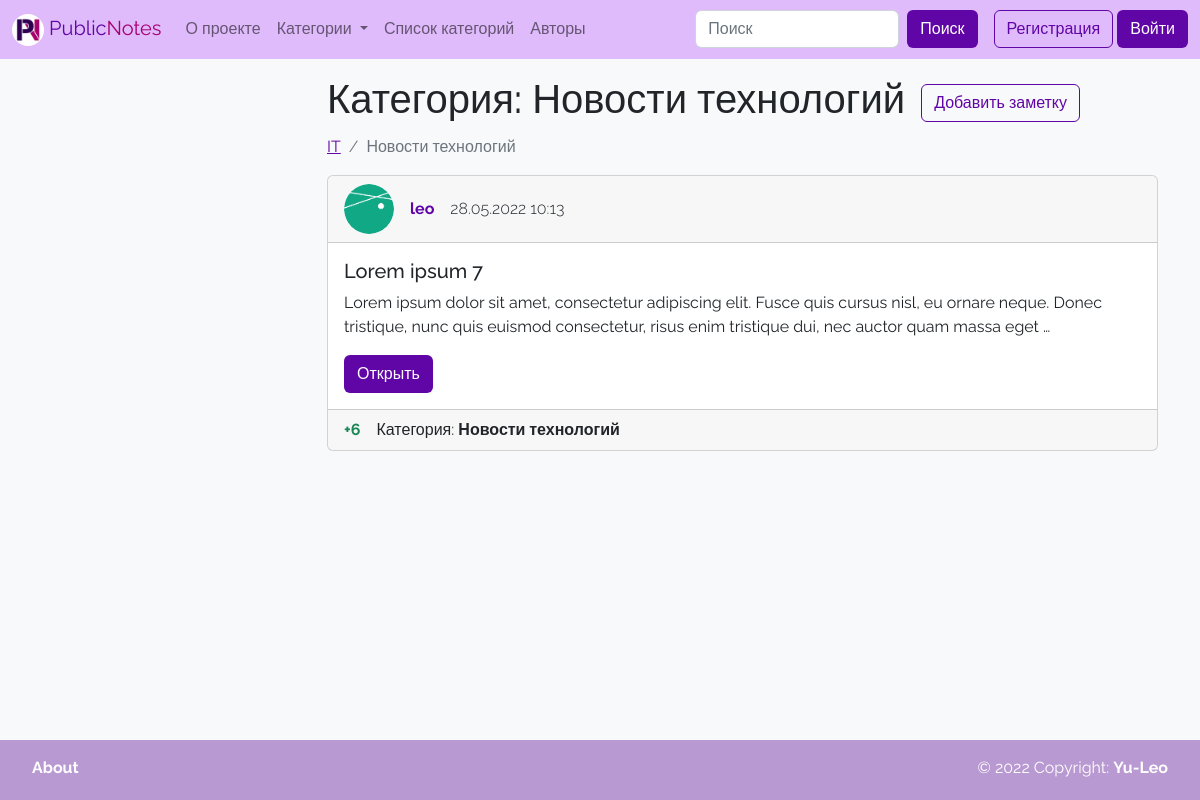
/category/5/, run on an earlier commit of the app's database.
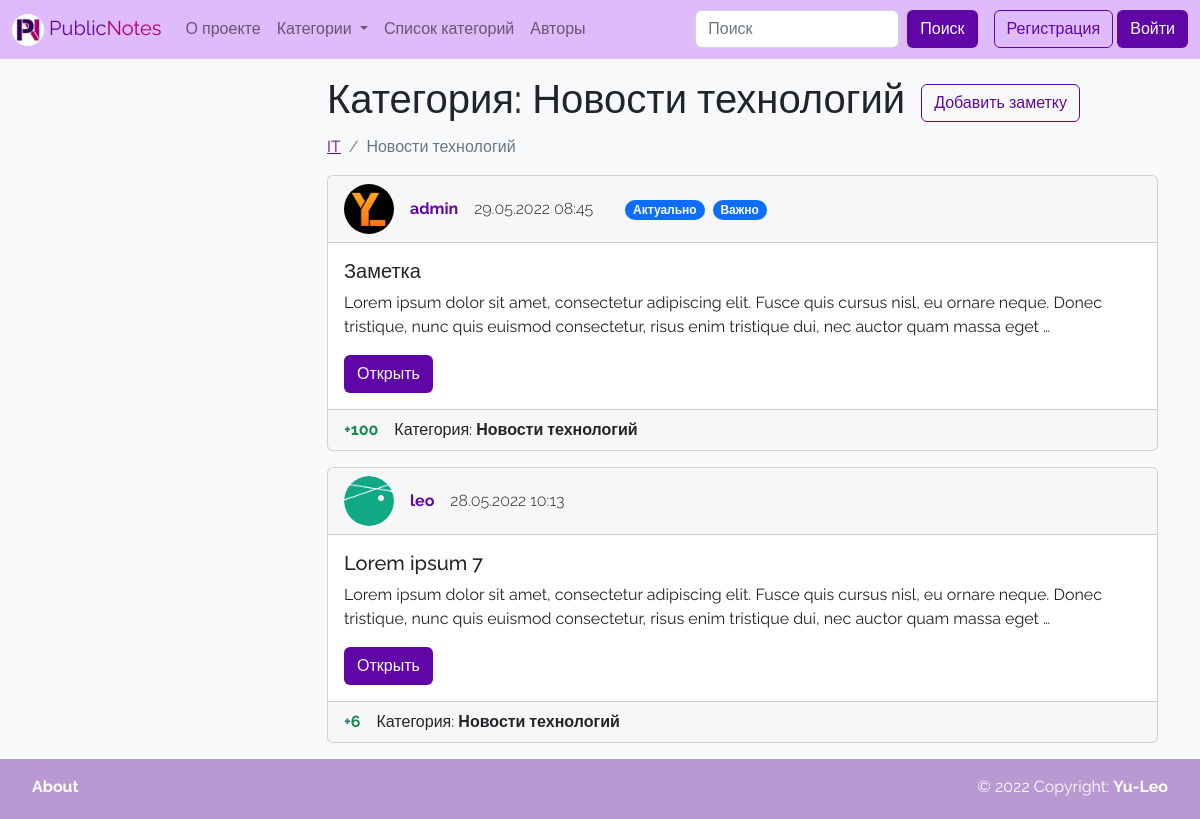
And on a later commit of the database.
### wall/models.py (models this page shows, shortened)
class Category(MPTTModel):
    parent = TreeForeignKey('self', on_delete=models.CASCADE, null=True, blank=True, related_name='children',
                            verbose_name='Родительская категория')
    title = models.CharField(max_length=150, verbose_name='Название', unique=True)
    preview = models.ImageField(upload_to='photos/%Y/%m/%d/', verbose_name='Превью', blank=True)
    def get_absolute_url(self):
        return reverse('category', kwargs={"pk": self.pk})
    class MPTTMeta:
        order_insertion_by = ['title']
    class Meta:
        verbose_name = 'Категория'
        verbose_name_plural = 'Категории'
        ordering = ['title']

class Note(models.Model):
    title = models.CharField(max_length=150, verbose_name='Название')
    content = models.TextField(verbose_name='Текст', blank=True)
    created_at = models.DateTimeField(auto_now_add=True, verbose_name='Дата создания')
    rating = models.IntegerField(verbose_name='Рейтинг', default=0)
    stared = models.BooleanField(verbose_name='Важная', default=False)
    author = models.ForeignKey(
        settings.AUTH_USER_MODEL,
        on_delete=models.CASCADE,
        verbose_name='Автор',
        null=True,
        blank=True,
    )
    category = TreeForeignKey('Category', on_delete=models.SET_NULL, verbose_name='Категория', null=True, blank=True)
    tags = models.ManyToManyField('Tag', blank=True, verbose_name='Теги', related_name='notes')
    def get_absolute_url(self):
        return reverse('note', kwargs={"pk": self.pk})
    class Meta:
        verbose_name = 'Заметка'
        verbose_name_plural = 'Заметки'
        ordering = ['-created_at', 'title']

class User(AbstractUser):
    photo = models.ImageField(upload_to='photos/%Y/%m/%d/', verbose_name='Аватарка', blank=True)
    rating = models.IntegerField(verbose_name='Рейтинг', default=0)
    bio = models.TextField(verbose_name='О себе', blank=True)
    show_email = models.BooleanField(verbose_name='Публичный e-mail', default=False)
    def get_absolute_url(self):
        return reverse('author', kwargs={"pk": self.pk})

class Tag(models.Model):
    title = models.CharField(max_length=50, verbose_name='Название', unique=True)
    def get_absolute_url(self):
        return reverse('tag', kwargs={"pk": self.pk})
    class Meta:
        verbose_name = 'Тег'
        verbose_name_plural = 'Теги'
        ordering = ['title']

### wall/views.py (the view)
# urls.py: path('category/<int:pk>/', views.ViewCategory.as_view(), name='category'),
class ViewCategory(ListView):
    model = models.Category
    template_name = 'wall/category.html'
    allow_empty = True
    paginate_by = 5
    def get_breadcrumb_list(self, category: models.Category):
        breadcrumb_list = []
        while category:
            breadcrumb_list.append(category)
            category = category.parent
        return list(reversed(breadcrumb_list))[:-1]
    def get_context_data(self, *, object_list=None, **kwargs):
        context = super(ViewCategory, self).get_context_data(**kwargs)
        try:
            category = models.Category.objects.get(pk=self.kwargs['pk'])
            context['category'] = category
            context['categories_tree'] = self.get_breadcrumb_list(category)
            context['children'] = category.get_children()
            return context
        except models.Category.DoesNotExist:
            raise Http404()
    def get_queryset(self):
        try:
            return models.Note.objects.filter(category_id=self.kwargs['pk']).select_related('category', 'author')
        except models.Category.DoesNotExist:
            raise Http404()

### wall/templatetags/wall_tags.py (called while the page is built)
@register.simple_tag
def get_categories():
    return models.Category.objects.all()

### wall/templates/wall/category.html (shortened to what this page needs)
{% extends 'base.html' %}
{% block content_title %}
<div class="mb-3">
    <div class="hstack gap-3">
        <div>
            <h1>Категория: {{ category.title }}</h1>
        </div>
        <div>
            <a href="{% url 'add_note' %}?category={{ category.pk }}" class="btn btn-outline-purple">Добавить
                заметку</a>
        </div>
    </div>
    {% if categories_tree %}
    <nav aria-label="breadcrumb" class="mt-1">
        <ol class="breadcrumb">
            {% for item in categories_tree %}
            <li class="breadcrumb-item"><a href="{{ item.get_absolute_url }}" class="text-purple">
                {{ item.title }}</a></li>
            {% endfor %}
            <li class="breadcrumb-item active" aria-current="page">{{ category.title }}</li>
        </ol>
    </nav>
    {% endif %}
</div>
{% endblock %}
{% block content %}
{% include 'wall/inc/_notes_list.html'%}
{% endblock %}

### wall/templates/wall/inc/_notes_list.html (shortened to what this page needs)
{% for item in page_obj %}
<div class="card mb-3">
    <div class="card-header">
        <div class="hstack gap-3">
            <div class="">
                <img src="{% if item.author.photo %}
                {{ item.author.photo.url }}
                {% else %}
                {% load static %}
                {% endif %}" alt="..." width="50" height="50"
                     style="border-radius: 25px;">
            </div>
            <div class="fw-bold">
                {% if item.author %}
                <a href="{{ item.author.get_absolute_url }}" class="text-decoration-none text-purple">
                    {{ item.author.username }}</a>
                {% else %}
                Аноним
                {% endif %}
            </div>
            <div class="fw-light">{{ item.created_at|date:"d.m.Y H:i" }}</div>
            <div class="">
                {% for tag in item.tags.all %}
                <a href="{{ tag.get_absolute_url }}"
                   class="badge rounded-pill text-bg-primary text-decoration-none me-1">
                    {{ tag.title }}</a>
                {% endfor %}
            </div>
        </div>
    </div>
    <div class="card-body" style="transform: rotate(0);">
        <h5 class="card-title">{{ item.title|truncatewords:10 }}</h5>
        <p class="card-text">{{ item.content|truncatewords:30 }}</p>
        <a href="{{ item.get_absolute_url }}" class="btn btn-purple stretched-link">Открыть</a>
    </div>
    <div class="card-footer">
        <div class="hstack gap-3">
            {% if item.rating > 0 %}
            <div class="text-success fw-bold">+{{item.rating}}</div>
            {% elif item.rating < 0 %}
            <div class="text-danger fw-bold">{{item.rating}}</div>
            {% else %}
            <div class="fw-bold">{{item.rating}}</div>
            {% endif %}
            {% if item.category %}
            <div class=""><span class="">Категория: </span><a href="{{ item.category.get_absolute_url }}"
                                                              class="text-decoration-none text-dark fw-bold">
                {{ item.category.title }}</a></div>
            {% endif %}
        </div>
    </div>
</div>
{% endfor %}

What changed in the data, as far as the page shows it:
added Note: author.photo (picture), author.username "admin", created_at "29.05.2022 08:45", rating "100", category "Новости технологий"
now on this page (row unchanged): Tag: title "Актуально"
now on this page (row unchanged): Tag: title "Важно"
